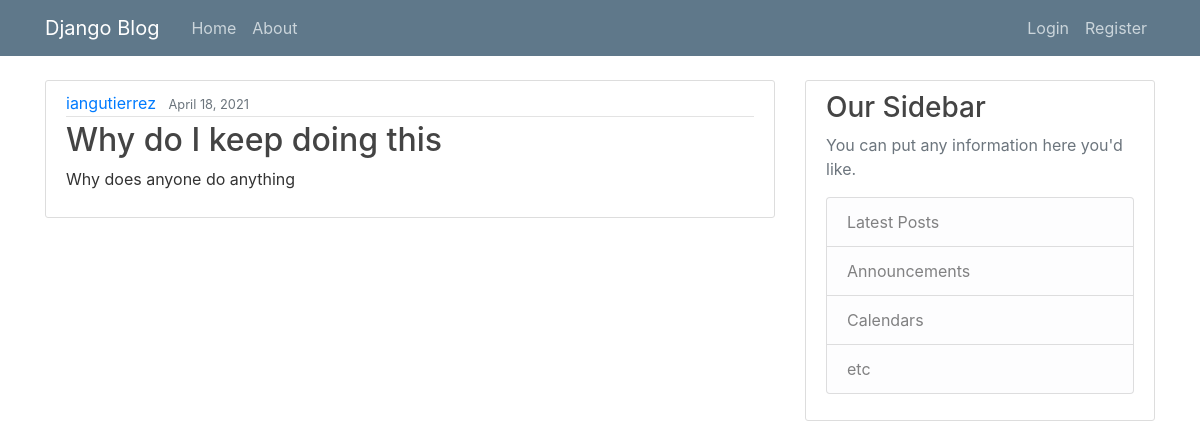
Screenshot of /post/12/ with the database file from the repository.
### blog/models.py (models this page shows, shortened)
class Post(models.Model):
    title = models.CharField(max_length=100)
    content = models.TextField()
    date_posted = models.DateTimeField(default=timezone.now)
    author = models.ForeignKey(User, on_delete=models.CASCADE)

### blog/views.py (the view)
# urls.py: path('post/<int:pk>/', PostDetailView.as_view(), name='post-detail'),
class PostDetailView(DetailView):
    model = Post

### blog/templates/blog/post_detail.html (shortened to what this page needs)
{% extends "blog/base.html" %}
{% block content %}
<article class="media content-section">
    <div class="media-body">
        <div class="article-metadata">
            <a class="mr-2" href="{% url 'user-posts' object.author.username %}">{{ object.author }}</a>
            <small class="text-muted">{{ object.date_posted|date:"F d, Y" }}</small>
        </div>
        <h2 class="article-title"> {{ object.title }}</h2>
        <p class="article-content">{{ object.content }}</p>
    </div>
</article>
{% endblock content %}

### blog/static/blog/main.css (style rules this page uses)
body { background: fafafa; color: #333333; margin-top: 5rem; }
h1, h2, h3, h4, h5, h6 { color: #444444; }
.content-section { background: #ffffff; padding: 10px 20px; border: 1px solid #dddddd; border-radius: 3px; margin-bottom: 20px; }
.article-title { color: #444444; }
.article-content { white-space: pre-line; }
.article-metadata { padding-bottom: 1px; margin-bottom: 4px; border-bottom: 1px solid #e3e3e3 }

### rows the page displays
Post: author "iangutierrez", date_posted "April 18, 2021", title "Why do I keep doing this", content "Why does anyone do anything"
